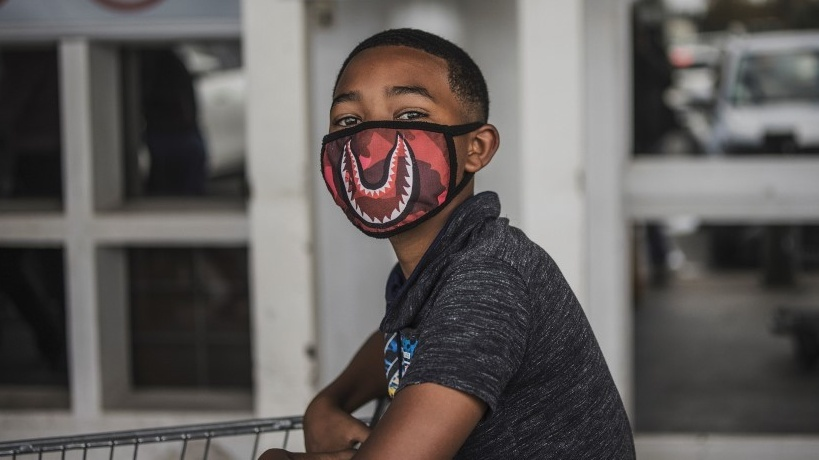
#> input picture images/mask/0018.jpg, 819 x 460 px, found by its file name; its folder holds 3 pictures in this run
$ python resize_image.py
#> lines starting #> are read from the running program, lines starting #| are printed output that depends on the picture
import os
import cv2

# 변환 크기
size = 300
# 이미지 타입
type = "mask"
# 이미지 원본 경로
source_path = "../images/" + type + "/"
# 변경 이미지 저장 경로
result_path = "../resize/" + type + "/"


def resize():
    # 이미지 목록 가져오기
    file_list = os.listdir(source_path)

    num = 0
    for image_name in file_list:
        # 이미지 읽기
        img = cv2.imread(source_path + image_name)
#> img is the input picture: shape (460, 819, 3); mean B, G, R 90.5, 92.4, 96.8

        # 이미지 크기 변환
        resize = cv2.resize(img, dsize=(300, 300), interpolation=cv2.INTER_AREA)
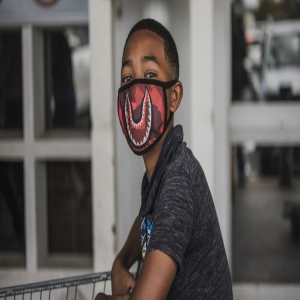
#> resize: shape (300, 300, 3); mean B, G, R 90.5, 92.4, 96.8

        # 이미지 저장
        cv2.imwrite(result_path + "no_mask_" + str(num) + ".png", resize)

        # 이미지 이름 출력
        print(result_path + type + "_" + str(num) + ".png" + " complete")
        num += 1
#> pass 2 of the loop in resize, `for image_name in file_list:`:
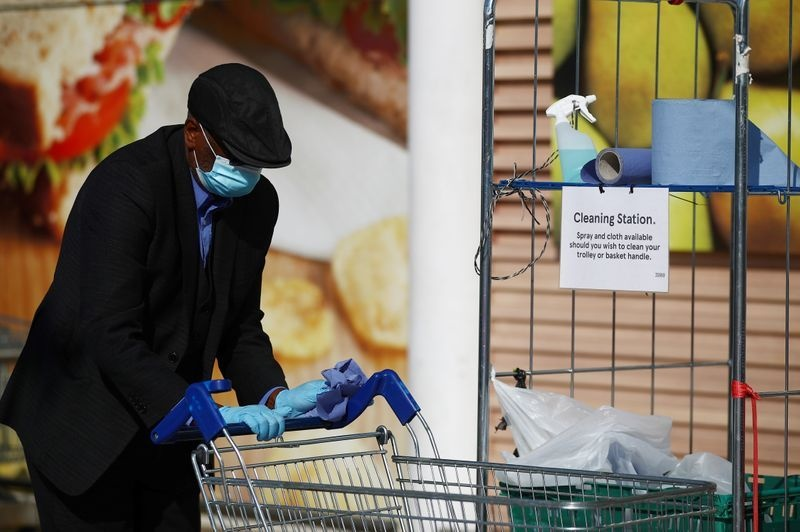
#> input picture images/mask/1015.jpg, 800 x 532 px, found by its file name
#> in resize, img is the input picture: shape (532, 800, 3); mean B, G, R 97.7, 110.7, 120
#> in resize, `resize = cv2.resize(img, dsize=(300, 300), interpolation=cv2.INTER_AREA)`:
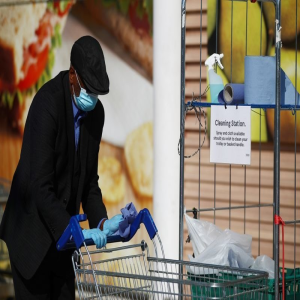
#> resize: shape (300, 300, 3); mean B, G, R 97.7, 110.7, 120
#> pass 3 of the loop in resize, `for image_name in file_list:`:
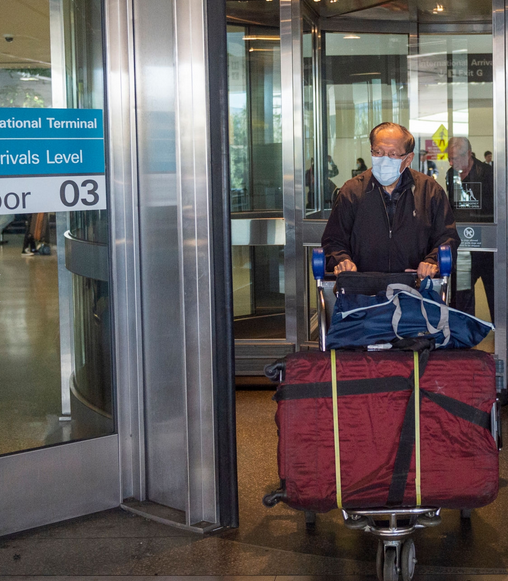
#> input picture images/mask/2605.png, 508 x 581 px, found by its file name
#> in resize, img is the input picture: shape (581, 508, 3); mean B, G, R 93.9, 93.9, 98.3
#> in resize, `resize = cv2.resize(img, dsize=(300, 300), interpolation=cv2.INTER_AREA)`:
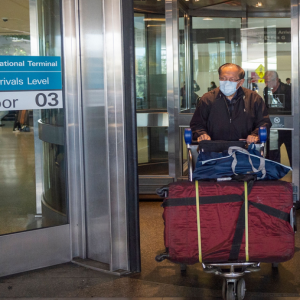
#> resize: shape (300, 300, 3); mean B, G, R 93.9, 93.9, 98.3


if __name__ == "__main__":
    resize()
